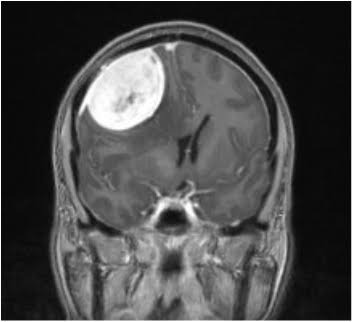
%> input picture matlabbeyin/Hastalar/Ahmet_.jpg, 352 x 322 px
$ octave Final.m   (GNU Octave 9; MATLAB toolbox functions it lacks are replaced by stand-ins)
%> lines starting %> are read from the running program, lines starting %| are printed output that depends on the picture; in (x1, y1, x2, y2) boxes, pixels count from 0 and x2, y2 are one past the last pixel; in counts of white or black regions, pixels touching at a corner belong together; the program's own positions count from 1
%> the answer given: Hastalar/Ahmet_.jpg
%> further down, s is the input picture: size 322x352x3 uint8; min 0, max 255, mean 72.8
### matlabbeyin/anisodiff.m
function diff_im = anisodiff(im, num_iter, delta_t, kappa, option)
%> called with num_iter = 10, delta_t = 0.143, kappa = 15, option = 2
fprintf('Removing noise\n');
fprintf('Filtering Completed !!');

% Convert input image to double.
im = double(im);
% PDE (partial differential equation) initial condition.
diff_im = im;
% Center pixel distances.
dx = 1;
dy = 1;
dd = sqrt(2);
% 2D convolution masks - finite differences.
hN = [0 1 0; 0 -1 0; 0 0 0];
hS = [0 0 0; 0 -1 0; 0 1 0];
hE = [0 0 0; 0 -1 1; 0 0 0];
hW = [0 0 0; 1 -1 0; 0 0 0];
hNE = [0 0 1; 0 -1 0; 0 0 0];
hSE = [0 0 0; 0 -1 0; 0 0 1];
hSW = [0 0 0; 0 -1 0; 1 0 0];
hNW = [1 0 0; 0 -1 0; 0 0 0];
% Anisotropic diffusion.
for t = 1:num_iter
       % Finite differences. [imfilter(.,.,'conv') can be replaced by conv2(.,.,'same')]
        nablaN = imfilter(diff_im,hN,'conv');
        nablaS = imfilter(diff_im,hS,'conv');
        nablaW = imfilter(diff_im,hW,'conv');
        nablaE = imfilter(diff_im,hE,'conv');
        nablaNE = imfilter(diff_im,hNE,'conv');
        nablaSE = imfilter(diff_im,hSE,'conv');
        nablaSW = imfilter(diff_im,hSW,'conv');
        nablaNW = imfilter(diff_im,hNW,'conv');

        % Diffusion function.
        if option == 1

            cN = exp(-(nablaN/kappa).^2);
            cS = exp(-(nablaS/kappa).^2);
            cW = exp(-(nablaW/kappa).^2);
            cE = exp(-(nablaE/kappa).^2);
            cNE = exp(-(nablaNE/kappa).^2);
            cSE = exp(-(nablaSE/kappa).^2);
            cSW = exp(-(nablaSW/kappa).^2);
            cNW = exp(-(nablaNW/kappa).^2);
        elseif option == 2
            cN = 1./(1 + (nablaN/kappa).^2);
            cS = 1./(1 + (nablaS/kappa).^2);
                        cW = 1./(1 + (nablaW/kappa).^2);
            cE = 1./(1 + (nablaE/kappa).^2);
            cNE = 1./(1 + (nablaNE/kappa).^2);
            cSE = 1./(1 + (nablaSE/kappa).^2);
            cSW = 1./(1 + (nablaSW/kappa).^2);
            cNW = 1./(1 + (nablaNW/kappa).^2);
        end
                % Discrete PDE solution.
        diff_im = diff_im + ...
                  delta_t*(...
                  (1/(dy^2))*cN.*nablaN + (1/(dy^2))*cS.*nablaS + ...
                  (1/(dx^2))*cW.*nablaW + (1/(dx^2))*cE.*nablaE + ...
                  (1/(dd^2))*cNE.*nablaNE + (1/(dd^2))*cSE.*nablaSE + ...
                  (1/(dd^2))*cSW.*nablaSW + (1/(dd^2))*cNW.*nablaNW );


end
%> this loop made 10 passes
%> pass 1, in anisodiff, `nablaE = imfilter(diff_im,hE,'conv');`:
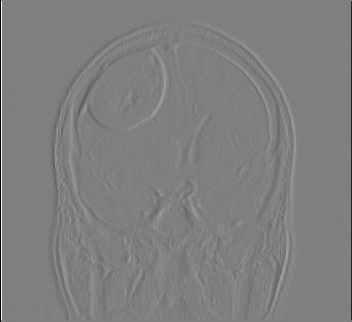
%> nablaE: size 322x352x3 double; min -255, max 255, mean -0.6; drawn with min black and max white
%> after the loop:
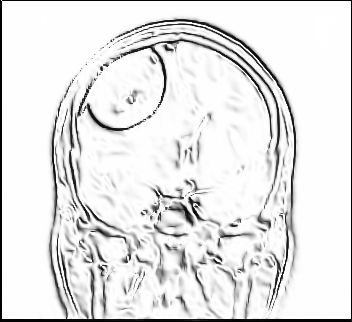
%> cNE: size 322x352x3 double; min 0.00358, max 1, mean 0.904
%> after the loop:
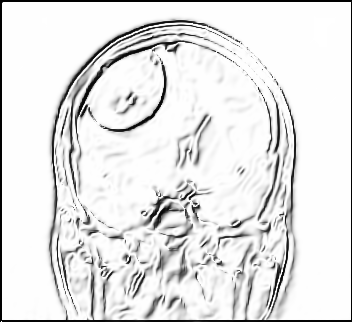
%> cSE: size 322x352x3 double; min 0.00358, max 1, mean 0.9
%> after the loop:
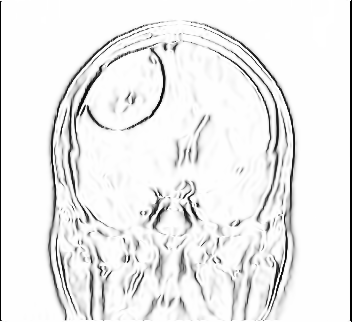
%> cW: size 322x352x3 double; min 0.00382, max 1, mean 0.931

### matlabbeyin/Final.m
clc
close all
clear all
[filename, filepath] = uigetfile({'*.jpg;*.png;*.bmp', 'Image Files (*.jpg, *.png, *.bmp)'}, 'Select an image file');
if isequal(filename, 0) || isequal(filepath, 0)
    disp('No file selected. Program terminated.');
    return;
end

% Seçilen dosyayı oku
image_path = fullfile(filepath, filename);
s = imread(image_path);
figure;
imshow(s);
title('Alınan Görüntü','FontSize',20);

num_iter = 10;
    delta_t = 1/7;
    kappa = 15;
    option = 2;
    disp('Görüntü işleniyor Lütfen Bekleyiniz . . .');
%Preprocessing image please wait . . .
    inp = anisodiff(s,num_iter,delta_t,kappa,option);
%Removing noise Filtering Completed !!
    inp = uint8(inp);

inp=imresize(inp,[256,256]);
%> inp: size 256x256x3 uint8
if size(inp,3)>1
    inp=rgb2gray(inp);
%> inp: size 256x256 uint8
end
figure;
imshow(inp);
title('Filtrelenmiş Görüntü','FontSize',20);


sout=imresize(inp,[256,256]);
t0=60;
th=t0+((max(inp(:))+min(inp(:)))./2);
%> th = 187
for i=1:1:size(inp,1)
    for j=1:1:size(inp,2)
        if inp(i,j)>th
            sout(i,j)=1;
        else
            sout(i,j)=0;
        end
    end
end
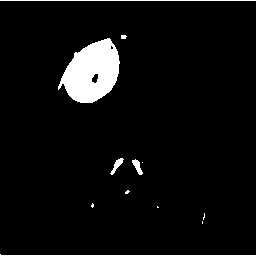
%> sout: size 256x256 uint8; values 0 (black) and 1 (white), 5.2% white; 12 white regions (6 under 20 px)

label=bwlabel(sout);
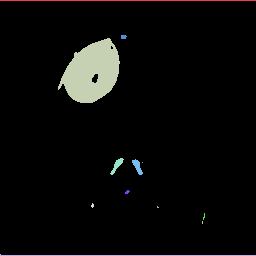
%> label: size 256x256 double; 13 distinct labels, from 0 to 12; one colour per label, 0 black
stats=regionprops(logical(sout),'Solidity','Area','BoundingBox');
%> stats = 12 regions; largest, box (x1, y1, x2, y2), Area and Solidity: (58, 38, 120, 103) 2638 0.937, (0, 254, 256, 256) 257 0.669, (0, 0, 256, 1) 256 1, (110, 158, 124, 175) 85 0.825, (132, 159, 143, 175) 85 0.85
density=[stats.Solidity];
%> density = [1 0.669 0.937 0.909 0.825 0.955 1 0.85 1 1 1 0.727]
area=[stats.Area];
%> area = [256 257 2638 10 85 21 13 85 1 3 3 8]
high_dense_area=density>0.6;
%> high_dense_area = [true true true true true true true true true true true true]
max_area=max(area(high_dense_area));
%> max_area = 2638
tumor_label=find(area==max_area);
%> tumor_label = 3
tumor=ismember(label,tumor_label);
%> tumor: size 256x256 logical; 4% white; 1 white region
if max_area>100
   figure;
   imshow(tumor)
   title('Tümör Tespit','FontSize',20);


else
    h = msgbox('Tümör Tespit Edilemedi!!','status');
    %disp('no tumor');
    return;
    end
box = stats(tumor_label);
%> box = 1 region; box (x1, y1, x2, y2), Area and Solidity: (58, 38, 120, 103) 2638 0.937
if ~isempty(box)
    wantedBox = box.BoundingBox;
%> wantedBox = [58.5 38.5 62 65]
    % Display the bounding box
    figure;
    imshow(inp);
    hold on;
    rectangle('Position', wantedBox, 'EdgeColor', 'r', 'LineWidth', 2);
    title('Kare içine Al', 'FontSize', 20);
%> figure, not shown here; its title reads 'Kare içine Al'
else
    disp('Kare İçine Al');
end


hold off;

dilationAmount = 5;
rad = floor(dilationAmount);
[r,c] = size(tumor);
%> r = 256; c = 256
filledImage = imfill(tumor, 'holes');
%> filledImage: size 256x256 logical; 4.1% white; 1 white region, box (x1, y1, x2, y2) and area: (58, 38, 120, 103) 2682
for i=1:r
   for j=1:c
       x1=i-rad;
       x2=i+rad;
       y1=j-rad;
       y2=j+rad;
       if x1<1
           x1=1;
       end
       if x2>r
           x2=r;
       end
       if y1<1
           y1=1;
       end
       if y2>c
           y2=c;
       end
       erodedImage(i,j) = min(min(filledImage(x1:x2,y1:y2)));
   end
end
%> erodedImage: size 256x256 logical; 2.4% white; 1 white region, box (x1, y1, x2, y2) and area: (69, 46, 114, 98) 1545
figure
imshow(erodedImage);
title('Tümör Belirt','FontSize',20);

tumorOutline=tumor;
tumorOutline(erodedImage)=0;
%> tumorOutline: size 256x256 logical; 1.7% white; 1 white region, box (x1, y1, x2, y2) and area: (58, 38, 120, 103) 1132
figure;
imshow(tumorOutline);
title('Tümörü Çizgi ile Göster','FontSize',20);

rgb = inp(:,:,[1 1 1]);
red = rgb(:,:,1);
red(tumorOutline)=255;
%> red: size 256x256 uint8; min 0, max 255, mean 73
green = rgb(:,:,2);
green(tumorOutline)=0;
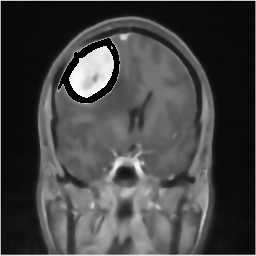
%> green: size 256x256 uint8; min 0, max 253, mean 68.6
blue = rgb(:,:,3);
blue(tumorOutline)=0;
tumorOutlineInserted(:,:,1) = red;
tumorOutlineInserted(:,:,2) = green;
tumorOutlineInserted(:,:,3) = blue;
figure
imshow(tumorOutlineInserted);
title('Tümör Kırmızı Çizgi ile belirt','FontSize',20);

figure
subplot(231);imshow(s);title('Alınan Görüntü','FontSize',20);
subplot(232);imshow(inp);title('Filtrelenmiş Görüntü','FontSize',20);

subplot(233);imshow(tumor);title('Tümör Tespit','FontSize',20);
subplot(234);imshow(tumorOutline);title('Tümörü Çizgi ile Göster','FontSize',20);
subplot(235);imshow(tumorOutlineInserted);title('Tümör Kırmızı Çizgi ile belirt','FontSize',20);
% Tümör raporu oluşturma
report = cell(1, numel(stats));
%> report = {[], [], [], [], [], [], [], [], [], [], [], []}

for i = 1:numel(stats)
    report{i} = sprintf('Tümör %d:\n', i);
    report{i} = [report{i} sprintf('Alan: %d piksel\n', stats(i).Area)];
    report{i} = [report{i} sprintf('Dikdörtgen sınırlayıcı kutu: (%.2f, %.2f, %.2f, %.2f)\n', ...
        stats(i).BoundingBox(1), stats(i).BoundingBox(2), ...
        stats(i).BoundingBox(3), stats(i).BoundingBox(4))];
    report{i} = [report{i} sprintf('Yoğunluk: %.2f\n', stats(i).Solidity)];
    report{i} = [report{i} sprintf('\n')];
end
%> this loop made 12 passes
%> after the loop, report = 12 items

% Raporu ekrana yazdırma
for i = 1:numel(report)
    disp(report{i});
end

$ run again, on matlabbeyin/Hastalar/Banu_.jpg
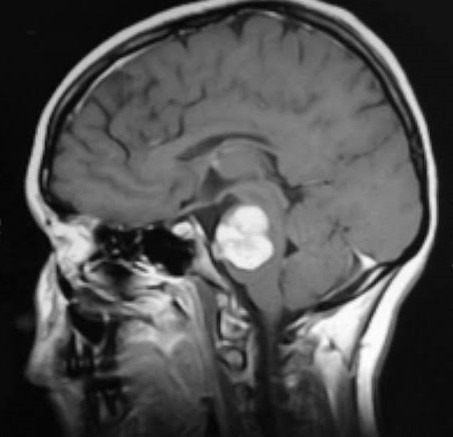
%> input picture matlabbeyin/Hastalar/Banu_.jpg, 453 x 437 px
%> s is the input picture: size 437x453x3 uint8; min 1, max 255, mean 80.4
%> th = 186
%> after the loop `for i=1:1:size(inp,1)`:
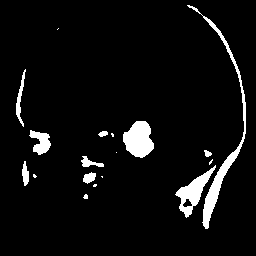
%> sout: size 256x256 uint8; values 0 (black) and 1 (white), 5.6% white; 18 white regions (8 under 20 px)
%> label: size 256x256 double; 19 distinct labels, from 0 to 18
%> stats = 18 regions; largest, box (x1, y1, x2, y2), Area and Solidity: (187, 5, 246, 229) 1190 0.148, (123, 121, 154, 158) 817 0.935, (175, 165, 216, 218) 695 0.777, (29, 130, 51, 155) 316 0.76, (16, 69, 26, 127) 191 0.532
%> density = 18 values, max 1 at index 4, min 0.148 at index 16, mean 0.843
%> area = 18 values, max 1190 at index 16, min 1 at index 13, mean 205.4
%> high_dense_area = 18 logical values, 16 true
%> max_area = 817
%> tumor_label = 14
%> tumor: size 256x256 logical; 1.2% white; 1 white region
%> box = 1 region; box (x1, y1, x2, y2), Area and Solidity: (123, 121, 154, 158) 817 0.935
%> wantedBox = [123.5 121.5 31 37]
%> tumorOutline: size 256x256 logical; 0.89% white; 1 white region, box (x1, y1, x2, y2) and area: (123, 121, 154, 158) 580
%> red: size 256x256 uint8; min 1, max 255, mean 80.6
%> `green(tumorOutline)=0;`:
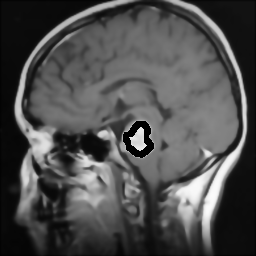
%> green: size 256x256 uint8; min 0, max 251, mean 78.3
%> report = 18 items
%> the loop `for i = 1:numel(stats)` made 18 passes
%> the loop `for i = 1:numel(report)` made 18 passes
%> (printed output is left out)
